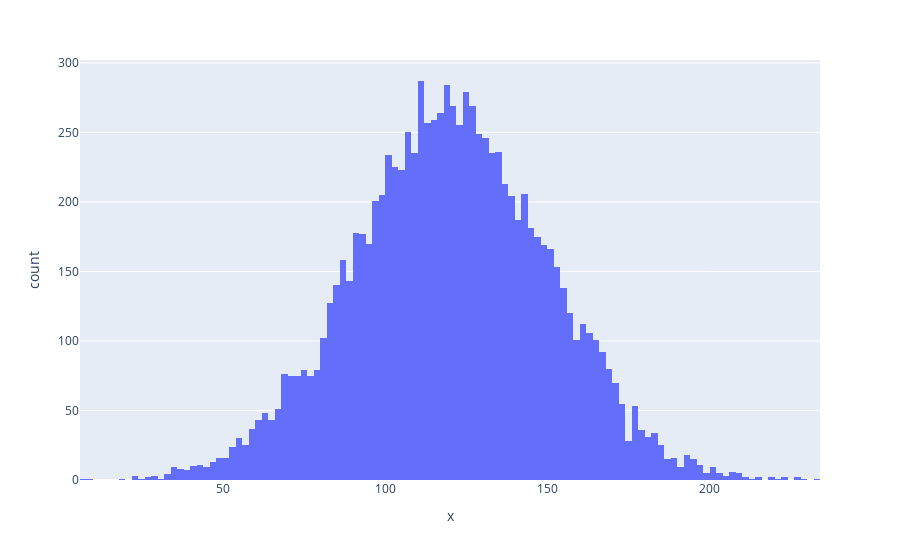

Source (notebook cell):
### Markdown cell above
## Generate the data

Time windows are defined as follows:

- From 7am to 11am, in minutes.
- We will draw the desired departure time from a Gaussian distribution, centered at 9am (minutes = 120), with a standard deviation of 30 minutes.
- We consider that the shuttle can take max 10 minutes to arrive. (-5 + 5 minutes of desired time).
- We consider that the trip cannot take more than three the driving distance.

### Code cell
# get a gaussian distribution centered on 120 with a standard deviation of 30
def get_time():
    return random.gauss(120, 30)

# plot a gaussian distribution of mean 120 and  standard deviation of 30
fig = px.histogram(x=[get_time() for i in range(10000)])
fig.show()

### Figure 1 — Plotly figure (JSON) as saved in the notebook; plotly's stock layout.template omitted (floating-point values rounded to 4 significant figures; data arrays with more than 128 entries replaced by an {"elided": "..."} marker saying what was removed)
{"data": [{"alignmentgroup": "True", "bingroup": "x", "hovertemplate": "x=%{x}<br>count=%{y}<extra></extra>", "legendgroup": "", "marker": {"color": "#636efa", "pattern": {"shape": ""}}, "name": "", "offsetgroup": "", "orientation": "v", "showlegend": false, "type": "histogram", "x": {"elided": "10000 float values"}, "xaxis": "x", "yaxis": "y"}], "layout": {"barmode": "relative", "legend": {"tracegroupgap": 0}, "margin": {"t": 60}, "xaxis": {"anchor": "y", "domain": [0, 1], "title": {"text": "x"}}, "yaxis": {"anchor": "x", "domain": [0, 1], "title": {"text": "count"}}}}
